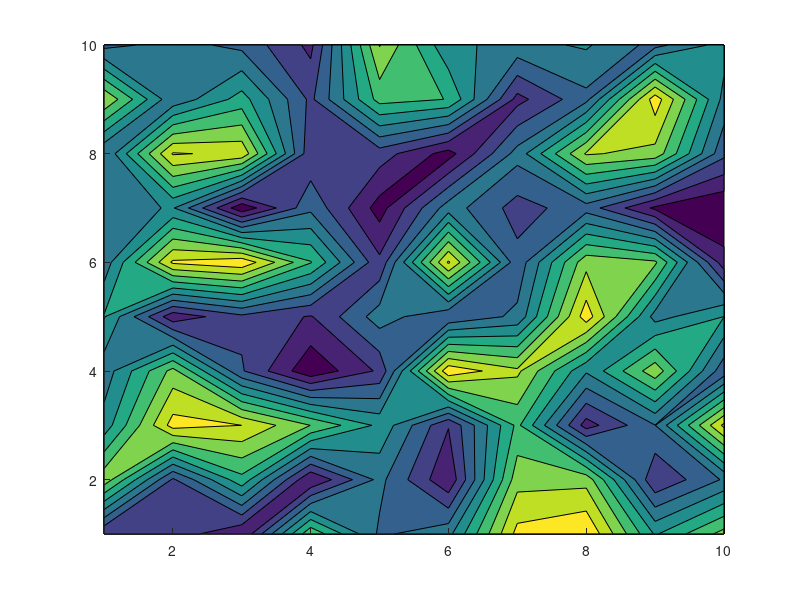

Here is the MATLAB script that generated this plot: (Note: this script raises an error after producing the figure.)
% demo5

X=rand(10);
ax=gca;hold on
CF=contourf(X);
% 修改配色
colormap(slanCL(1644))
colorbar 
% 坐标区域修饰
ax.FontName='Times New Roman';
ax.LineWidth=.8;
ax.XMinorTick='on';
ax.YMinorTick='on';
ax.FontSize=12;
ax.TickDir='out';